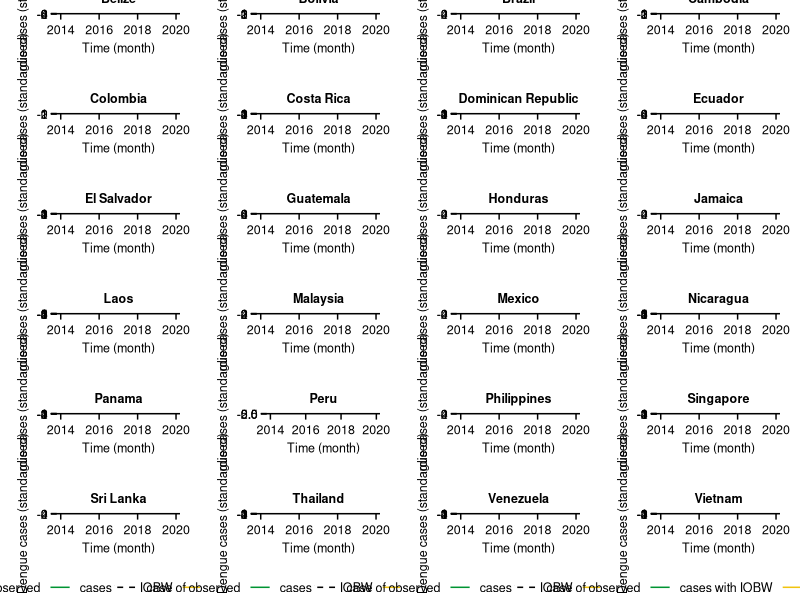

Here is the R script that generated this plot:
## ---- chunk 1
library(ggplot2)
library(gridExtra)
plot_data_1 <- read.csv("02_output/08_bestplot_r.csv")
## ---- chunk 2
mytheme <- theme_bw()+
  theme(
    panel.grid.major.x=element_blank(),
    panel.grid.minor.x=element_blank(),
    panel.grid.major.y=element_blank(),
    panel.grid.minor.y=element_blank(),
    legend.position = c("bottom"),
    legend.background = element_rect(fill=NA, size=0,color=NA),
    legend.text=element_text(size=9),
    legend.title=element_text(face="bold",size=9),
    axis.line.y=element_line(linetype=1,color='black',size=0.5),
    axis.line.x=element_line(linetype=1,color='black',size=0.5),
    axis.ticks = element_line(linetype=2,color='black'),
    panel.grid=element_line(linetype=2,color='grey'),
    plot.title = element_text(hjust = 0.5,size=9, face = "bold"),
    axis.title.y.left = element_text(size = 9,color="black",vjust=2),
    axis.title.y.right =element_text(size = 9,color="black",vjust=0,angle=90),
    axis.title.x = element_text(size = 9, color="black",vjust = 0),
    axis.text.y.left = element_text(size = 9,color="black",vjust = 0.5,angle = 0),
    axis.text.y.right = element_text(size = 9,color="black",vjust = 0.5,angle = 0),
    axis.text.x = element_text(size = 9, color="black",vjust = 0.5, angle = 0),
    axis.ticks.length=unit(0.15,"cm"),
    axis.ticks.y=element_line(color="black",size=.5),
    axis.ticks.x=element_line(color="black",size=.5),
    plot.margin=unit(c(1,1,1,1),'lines'),
    panel.border = element_rect(colour = "white", fill=NA, size=1)
  )
## ---- chunk 3


plot_data_1$date <- as.Date(plot_data_1$date)
plot_data_1$date_ym <- format(plot_data_1$date, "%Y%m")
monthly_avg <- aggregate(cbind(pre_cases_std_with, pre_cases_std_without,obs_cases_std) ~ date_ym + country, data = plot_data_1, FUN = mean)
countries <- unique(monthly_avg$country)

monthly_avg$date_ym <- as.Date(paste0(monthly_avg$date_ym, "01"), format = "%Y%m%d")


linetypes <- c("solid", "dotted","dashed")

plots <- list()
for (i in 1:length(countries)) {
  country_data <- monthly_avg[monthly_avg$country == countries[i], ]

  p <- ggplot(country_data, aes(x = date_ym)) +
    geom_line(aes(y = pre_cases_std_with, color = "cases with IOBW")) +
    geom_line(aes(y = pre_cases_std_without, color = "cases without IOBW")) +
    geom_line(aes(y = obs_cases_std, color = "case of observed"), linetype = "dashed") +
    labs(title = countries[i], x = "Time (month)", y = "Dengue cases (standardised)") +
    mytheme +
    theme(strip.background = element_blank(), strip.text = element_text(size = 15)) +
    scale_color_manual(values = c("cases with IOBW" = '#009432', "cases without IOBW" = '#f1c40f', "case of observed" = "black")) +
    theme(legend.title = element_blank()) 
  
  plots[[i]] <- p
}

pdf("02_output/Fig_S19.pdf", width = 15, height = 21)
grid.arrange(grobs = plots, ncol = 4)
dev.off()
